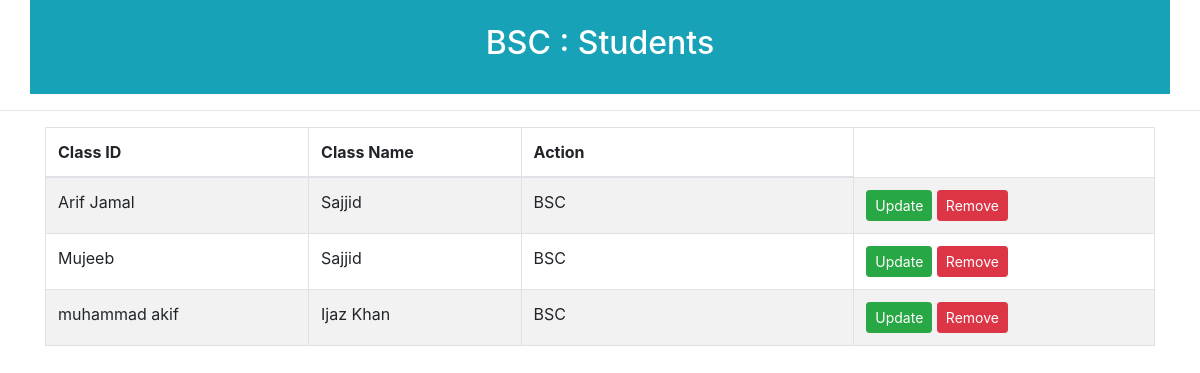
The page /class_app/get_student_class/8 on the database its author committed.
### class_app/models.py (models this page shows)
class Add_class(models.Model):
	class_name = models.CharField(max_length=120)
	def __str__(self):
		return self.class_name

### student/models.py (models this page shows, shortened)
class Add_student(models.Model):
	student_name = models.CharField(max_length=120)
	father_name = models.CharField(max_length=120)
	address = models.CharField(max_length=120, null=True, blank=True)
	select_class = models.ForeignKey(Add_class, on_delete=models.CASCADE)
	religion = models.CharField(max_length=1200)

### class_app/views.py (the view)
# urls.py: path('get_student_class/<str:pk>', views.get_student_class, name='get_student_class'),
def get_student_class(request, pk):
	get_class = Add_class.objects.get(id=pk)
	all_student = get_class.add_student_set.all()
	data = {'get_class': get_class, 'all_student': all_student}
	return render(request, 'single_class.html', data)

### templates/single_class.html
{% extends 'links.html' %}
{% load static %}
{% block content %}
	<div class="container p-4 bg-info text-white text-center">
		<h2>{{get_class.class_name}} : Students</h2>
	</div>
	<hr>
	<div class="container mt-3">
		<table class="table table-bordered table-striped table-hover">
			<tr>
				<thead>
					<th>Class ID</th>
					<th>Class Name</th>
					<th style="width: 30%;">Action</th>
				</thead>
			</tr>
			<tbody>
				{% for i in all_student %}
				<tr>
					<td>{{ i.student_name }}</td>
					<td>{{ i.father_name }}</td>
					<td>{{ i.select_class }}</td>
					<td>
						<a href="" class="btn btn-success btn-sm">Update</a>
						<a href="" class="btn btn-danger btn-sm">Remove</a>
					</td>
				</tr>
				{% endfor %}
			</tbody>
		</table>
	</div>
</body>
{% endblock %}

### rows shown on the page
Add_class: class_name "BSC"
Add_student: student_name "Arif Jamal", father_name "Sajjid", select_class "BSC"
Add_student: student_name "Mujeeb", father_name "Sajjid", select_class "BSC"
Add_student: student_name "muhammad akif", father_name "Ijaz Khan", select_class "BSC"
